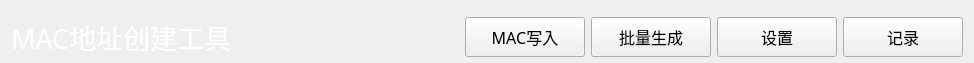
<?xml version="1.0" encoding="UTF-8"?>
<ui version="4.0">
 <class>NavBarWid</class>
 <widget class="QWidget" name="NavBarWid">
  <property name="geometry">
   <rect>
    <x>0</x>
    <y>0</y>
    <width>974</width>
    <height>63</height>
   </rect>
  </property>
  <property name="font">
   <font>
    <family>微软雅黑</family>
    <pointsize>12</pointsize>
   </font>
  </property>
  <property name="windowTitle">
   <string>Form</string>
  </property>
  <layout class="QGridLayout" name="gridLayout">
   <property name="bottomMargin">
    <number>0</number>
   </property>
   <item row="0" column="0">
    <widget class="QLabel" name="label">
     <property name="minimumSize">
      <size>
       <width>300</width>
       <height>0</height>
      </size>
     </property>
     <property name="font">
      <font>
       <family>微软雅黑</family>
       <pointsize>20</pointsize>
       <weight>50</weight>
       <italic>false</italic>
       <bold>false</bold>
      </font>
     </property>
     <property name="styleSheet">
      <string notr="true">color: rgb(255, 255, 255);
font: 20pt &quot;微软雅黑&quot;;</string>
     </property>
     <property name="text">
      <string>MAC地址创建工具</string>
     </property>
    </widget>
   </item>
   <item row="0" column="1">
    <spacer name="horizontalSpacer">
     <property name="orientation">
      <enum>Qt::Horizontal</enum>
     </property>
     <property name="sizeHint" stdset="0">
      <size>
       <width>143</width>
       <height>20</height>
      </size>
     </property>
    </spacer>
   </item>
   <item row="0" column="2">
    <widget class="QPushButton" name="macBtn">
     <property name="minimumSize">
      <size>
       <width>120</width>
       <height>40</height>
      </size>
     </property>
     <property name="text">
      <string>MAC写入</string>
     </property>
    </widget>
   </item>
   <item row="0" column="3">
    <widget class="QPushButton" name="batchBtn">
     <property name="minimumSize">
      <size>
       <width>120</width>
       <height>40</height>
      </size>
     </property>
     <property name="text">
      <string>批量生成</string>
     </property>
    </widget>
   </item>
   <item row="0" column="4">
    <widget class="QPushButton" name="setBtn">
     <property name="minimumSize">
      <size>
       <width>120</width>
       <height>40</height>
      </size>
     </property>
     <property name="text">
      <string>设置</string>
     </property>
    </widget>
   </item>
   <item row="0" column="5">
    <widget class="QPushButton" name="logBtn">
     <property name="minimumSize">
      <size>
       <width>120</width>
       <height>40</height>
      </size>
     </property>
     <property name="text">
      <string>记录</string>
     </property>
    </widget>
   </item>
  </layout>
 </widget>
 <resources/>
 <connections/>
</ui>
